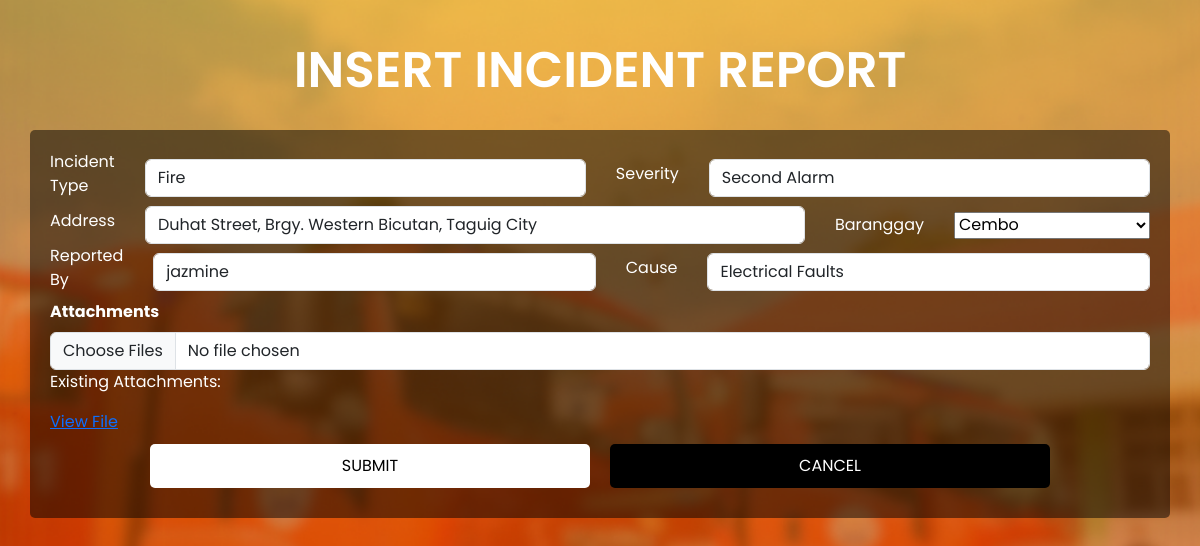
The app's page /incident/IncidentCreate.php?id=52 (signed in) with its own data.
### tables this page shows
CREATE TABLE `incidents` (
  `incident_id` int(11) NOT NULL,
  `incident_type` varchar(100) NOT NULL,
  `severity_id` int(11) DEFAULT NULL,
  `location` text NOT NULL,
  `address` varchar(255) DEFAULT NULL,
  `reported_by` varchar(255) NOT NULL,
  `reported_time` datetime DEFAULT current_timestamp(),
  `status_id` int(11) DEFAULT NULL,
  `cause` enum('Electrical Faults','Unattended Cooking','Candles & Open Flames','Smoking Indoors','Gas Leaks','Flammable Liquids','Children Playing with Fire','Heating Equipment','Faulty Appliances','Arson') DEFAULT NULL,
  `attachments` text DEFAULT NULL,
  `actions_taken` varchar(255) DEFAULT NULL,
  `barangay_id` int(11) DEFAULT NULL
);

CREATE TABLE `severity` (
  `id` int(11) NOT NULL,
  `level` varchar(20) NOT NULL
);

CREATE TABLE `barangays` (
  `barangay_id` int(11) NOT NULL,
  `barangay_name` varchar(255) NOT NULL
);

### incident/IncidentCreate.php (the view, shortened to what this page needs)
<?php
require '../includes/config.php';
$severity_sql = "SELECT id, level FROM severity ORDER BY id ASC";
$severity_result = $conn->query($severity_sql);
$barangay_sql = "SELECT barangay_id, barangay_name FROM barangays ORDER BY barangay_name ASC";
$barangay_result = $conn->query($barangay_sql);
$incident_id = $_GET['id'] ?? null;
$incident = null;
if ($incident_id) {
    $incident_sql = "SELECT * FROM incidents WHERE incident_id = ?";
    $stmt = $conn->prepare($incident_sql);
    $stmt->bind_param("i", $incident_id);
    $stmt->execute();
    $incident = $stmt->get_result()->fetch_assoc();
}
?>
<!DOCTYPE html>
<html lang="en">
<head>
    <link rel="stylesheet" href="IncidentCreate.css">
    <link href="https://cdn.jsdelivr.net/npm/bootstrap@5.3.0/dist/css/bootstrap.min.css" rel="stylesheet">
</head>
<body>
    <div class="incident-container">
    <h1 class="incident-header">INSERT INCIDENT REPORT</h1>
        <form action="" method="POST" enctype="multipart/form-data" class="incident-info" novalidate>
            <div class="incident-details">
                <label for="incident_type" class="form-label"><strong>Incident Type</strong></label>
                <input type="text" class="form-control" id="incident_type" name="incident_type" value="<?php echo htmlspecialchars($incident['incident_type'] ?? ''); ?>" required>
                <label for="severity_id" class="form-label"><strong>Severity</strong></label>
                <select class="form-control" id="severity_id" name="severity_id" required>
                    <?php while ($severity = $severity_result->fetch_assoc()): ?>
                        <option value="<?php echo $severity['id']; ?>" <?php echo isset($incident['severity_id']) && $incident['severity_id'] == $severity['id'] ? 'selected' : ''; ?>>
                            <?php echo htmlspecialchars($severity['level']); ?>
                        </option>
                    <?php endwhile; ?>
                </select>
            </div>
            <div class="incident-details">
                <label for="address" class="form-label"><strong>Address</strong></label>
                <input type="text" class="form-control" id="address" name="address" value="<?php echo htmlspecialchars($incident['address'] ?? ''); ?>" required>
                <label for="barangay_id"><strong>Baranggay</strong></label>
                <select name="barangay_id" required>
                    <?php while ($barangay = $barangay_result->fetch_assoc()): ?>
                        <option value="<?php echo $barangay['barangay_id']; ?>" <?php echo (isset($incident['barangay_id']) && $incident['barangay_id'] == $barangay['barangay_id']) ? 'selected' : ''; ?>>
                            <?php echo htmlspecialchars($barangay['barangay_name']); ?>
                        </option>
                    <?php endwhile; ?>
                </select>
            </div>
            <div class="incident-details">
                <label for="reported_by" class="form-label"><strong>Reported By</strong></label>
                <input type="text" class="form-control" id="reported_by" name="reported_by" value="<?php echo htmlspecialchars($incident['reported_by'] ?? ''); ?>" required>
                <label for="cause" class="form-label"><strong>Cause</strong></label>
                <select class="form-control" id="cause" name="cause" required>
                    <?php
                    $causes = [
                        'Electrical Faults', 'Unattended Cooking', 'Candles & Open Flames',
                        'Smoking Indoors', 'Gas Leaks', 'Flammable Liquids',
                        'Children Playing with Fire', 'Heating Equipment',
                        'Faulty Appliances', 'Arson'
                    ];
                    foreach ($causes as $cause_option): ?>
                        <option value="<?php echo $cause_option; ?>" <?php echo (isset($incident['cause']) && $incident['cause'] == $cause_option) ? 'selected' : ''; ?>>
                            <?php echo $cause_option; ?>
                        </option>
                    <?php endforeach; ?>
                </select>
            </div>
            <div class="incident-picture">
                <label for="attachments" class="form-label"><strong>Attachments</strong></label>
                <input type="file" class="form-control" id="attachments" name="attachments[]" multiple>
                <?php if (!empty($incident['attachments'])): ?>
                    <p>Existing Attachments:</p>
                    <?php
                    $files = explode(',', $incident['attachments']);
                    foreach ($files as $file): ?>
                        <a href="<?php echo htmlspecialchars($file); ?>" target="_blank">View File</a><br>
                    <?php endforeach; ?>
                <?php endif; ?>
            </div>
            <div class="incident-button">
                <button type="submit" class="submit-btn">SUBMIT</button>
                <a href="IncidentIndex.php" class="cancel-btn">CANCEL</a>
            </div>
        </form>
    </div>
</body>
</html>

### incident/IncidentCreate.css (style rules this page uses)
html { font-family: Poppins, 'Segoe UI', Tahoma, Geneva, Verdana, sans-serif; }
body { background: url('LoginRegister.png') no-repeat center center/cover; min-height: 100vh; min-height: 100dvh; }
.incident-container { display: flex; flex-direction: column; margin: 20px; font-family: Poppins, 'Segoe UI', Tahoma, Geneva, Verdana, sans-serif; }
.incident-header { font-size: 50px; text-align: center; font-weight: 600; margin-bottom: 20px; margin-top: 20px; color: white; }
.incident-info { display: flex; flex-direction: column; background-color: rgba(0, 0, 0, 0.5); border-radius: 5px; padding: 20px; margin: 10px; color: white; }
.incident-details { display: flex; flex-direction: row; align-items: center; margin-right: 15px; gap: 30px; color: white; font: 50px; font-weight: 200; width: 100%; }
.incident-button { display: flex; flex-direction: row; align-items: center; justify-content: center; }
.cancel-btn { display: flex; flex-direction: row; align-items: center; justify-content: center; padding: 10px; margin: 10px; text-decoration: none; font-weight: 400; color: white; background-color: black; border-radius: 5px; width: 40%; }
.submit-btn { display: flex; flex-direction: row; align-items: center; justify-content: center; padding: 10px; margin: 10px; text-decoration: none; font-weight: 400; color: black; background-color: white; border-radius: 5px; width: 40%; border: none; }

### records on screen
incidents: incident_type "Fire", severity_id "Second Alarm", address "Duhat Street, Brgy. Western Bicutan, Taguig City", barangay_id "Cembo", reported_by "jazmine", cause "Electrical Faults"
